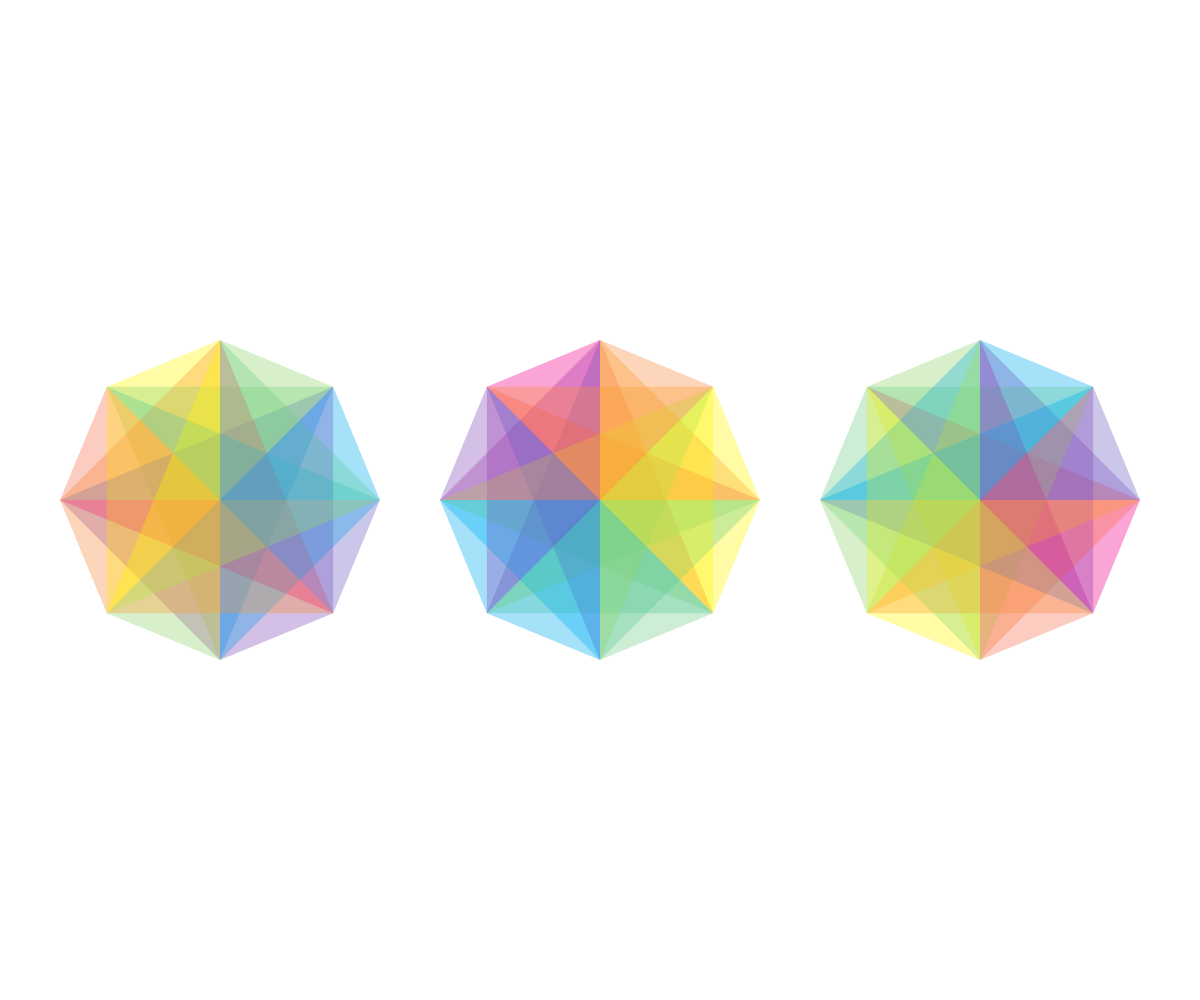
Frame 1 (no input)
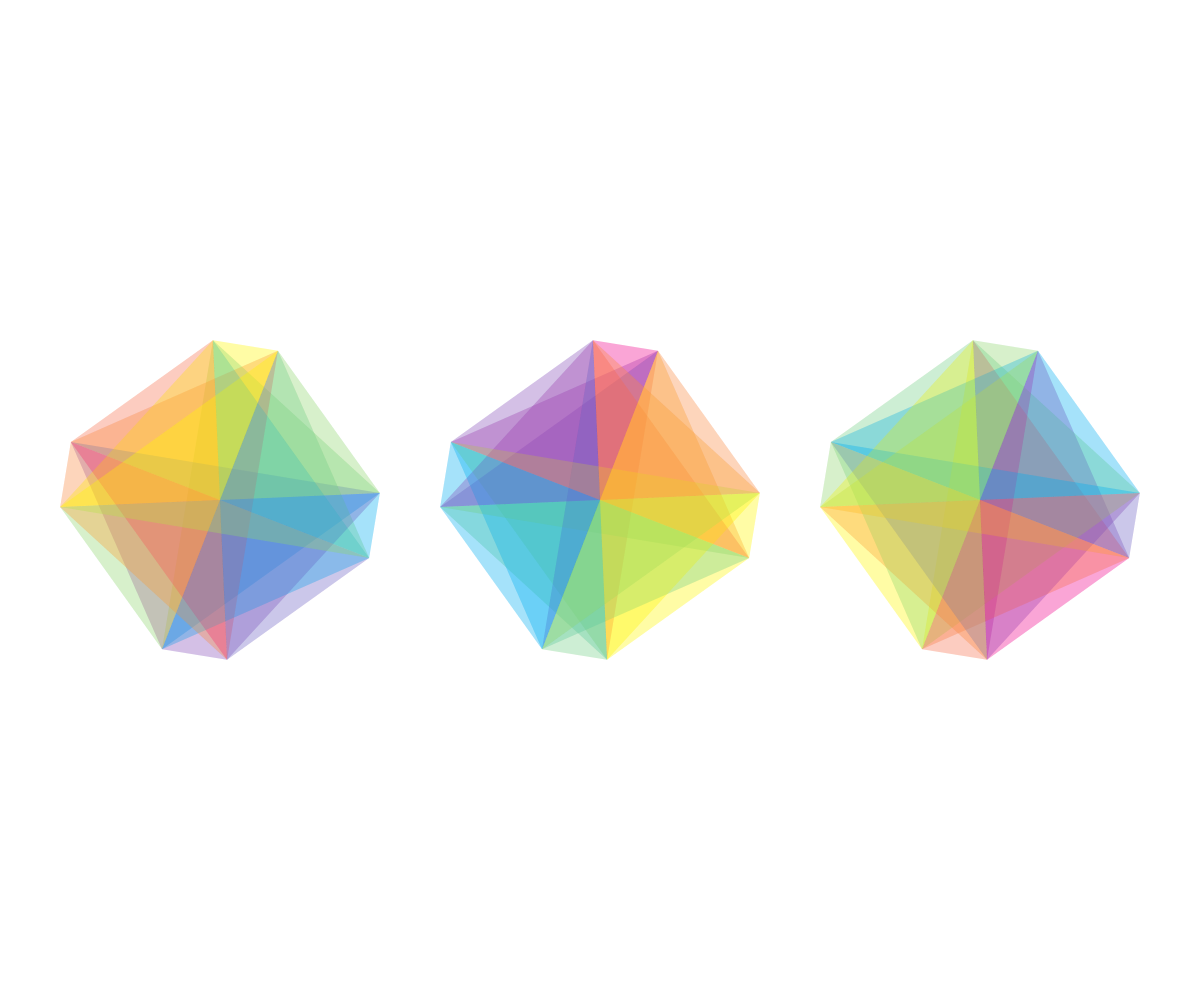
Frame 60 (no input)
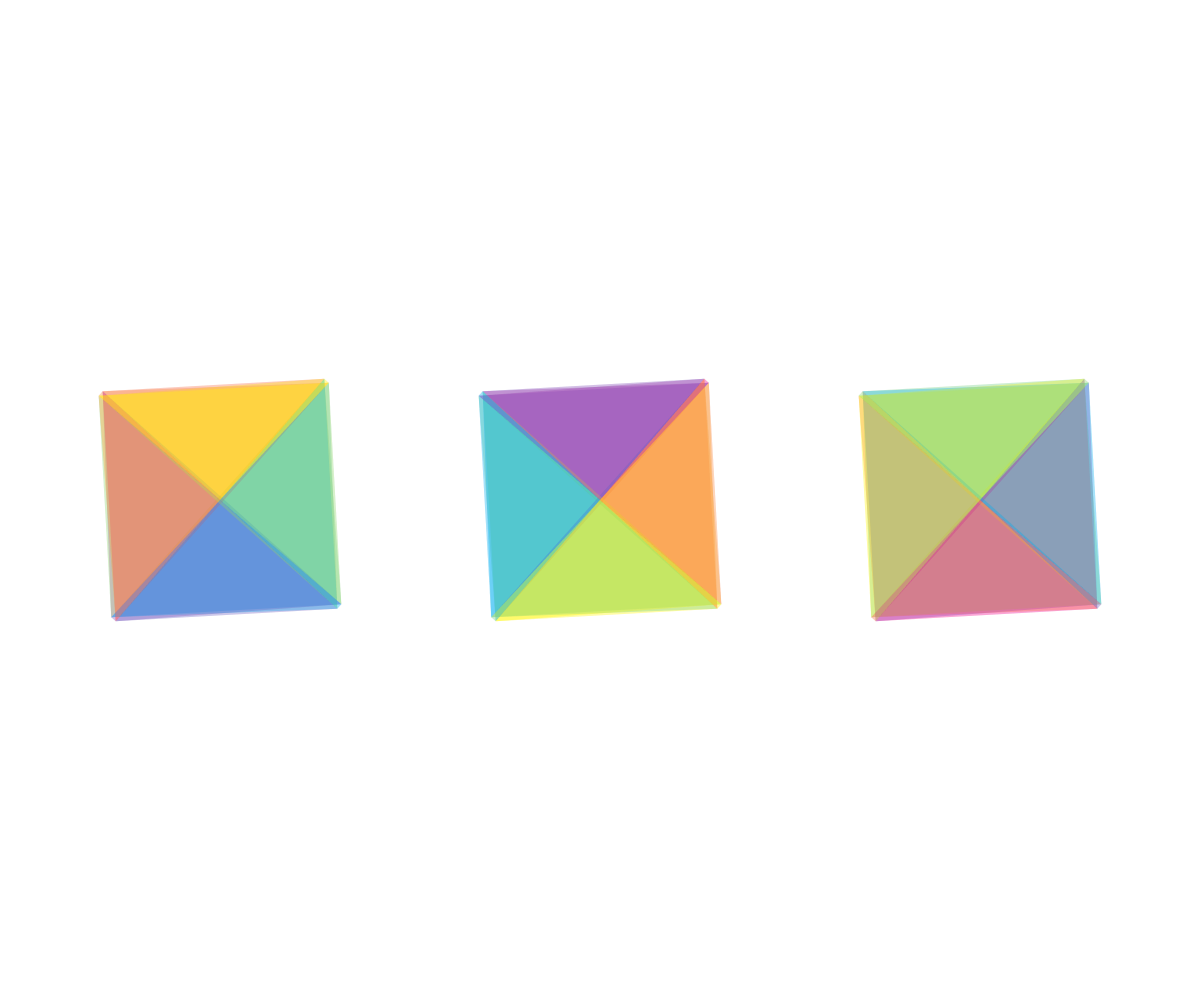
Frame 120 (the mouse pressed at the canvas centre since frame 60)

The p5.js sketch that drew these frames (run headless with seeded random() and noise() and a simulated clock; from frame 60 on, the mouse is pressed at the canvas centre):

// p5.js sketch
// ── sketch.js
// diamonds by lionel ringenbach @ ucodia.space

const debounce = (fn, time) => {
  let timeout;

  return function() {
    const functionCall = () => fn.apply(this, arguments);

    clearTimeout(timeout);
    timeout = setTimeout(functionCall, time);
  };
};

let n = 3;
let start = 1;
let spaceRatio = 0.2;
let diams = [];
let paused = false;
const efficientLayout = debounce(layout, 400);

function setup() {
  createCanvas();
  frameRate(30);

  layout();
}

function layout() {
  paused = true;
  resizeCanvas(window.innerWidth, window.innerHeight);

  const isHorizontal = width >= height;

  let spacing = isHorizontal
    ? (width * spaceRatio) / (n + 1)
    : (height * spaceRatio) / (n + 1);
  let r = isHorizontal
    ? (width * (1 - spaceRatio)) / (n * 2)
    : (height * (1 - spaceRatio)) / (n * 2);

  for (let i = 0; i < n; i++) {
    let c1 = (i + 1) * spacing;
    let c2 = 2 * r * i + r;
    let baseX = isHorizontal ? c1 + c2 : width / 2;
    let baseY = isHorizontal ? height / 2 : c1 + c2;

    let offset = (i + 1) * 0.25;
    if (diams[i]) offset = diams[i].pos();

    diams[i] = createDiamond(baseX, baseY, r, 8, offset);
  }

  paused = false;
}

function draw() {
  if (paused) return;

  background(255);
  noStroke();

  for (let i = 0; i < n; ++i) {
    diams[i].draw();
    diams[i].move();
  }
}

function windowResized() {
  efficientLayout();
}

function createDiamond(x, y, radius, sides, offset, inc, palette) {
  if (!x) x = 0;
  if (!y) y = 0;
  if (!radius) radius = 100;
  if (!sides) sides = 8;
  if (!offset) offset = 0;
  if (!palette) {
    palette = [
      color(0, 174, 239, 50), // cyan
      color(255, 242, 0, 50), // yellow
      color(236, 0, 140, 50)
    ]; // magenta
  }
  if (!inc) inc = 1 / 1000;

  let position = constrain(offset, 0, 1);

  return {
    draw: function() {
      diamond(x, y, radius, sides, position, palette);
    },
    move: function() {
      position += inc;
      if (position > 1) position = position % 1;
    },
    pos() {
      return position;
    }
  };
}

function diamond(x, y, radius, sides, offset, palette) {
  if (!offset) offset = 0;
  let points = [];

  // map percentage to radian
  baseAngle = map(offset, 0, 1, 0, TWO_PI);

  for (let i = 0; i < sides; i++) {
    let startAngle = baseAngle + (TWO_PI / sides) * i;
    let addedAngle = i % 2 === 0 ? 0 : baseAngle;
    points[i] = pointOnCircle(x, y, startAngle + addedAngle, radius);
  }

  for (let i = 0; i < points.length; i++) {
    // select color from palette
    let sel = i % palette.length;
    fill(palette[sel]);

    for (let j = 0; j < points.length; j++) {
      if (i != j) {
        let p1 = points[i];
        let p2 = points[j];
        triangle(x, y, p1.x, p1.y, p2.x, p2.y);
      }
    }
  }
}

function pointOnCircle(x, y, angle, radius) {
  return {
    x: radius * cos(angle) + x,
    y: radius * sin(angle) + y
  };
}
